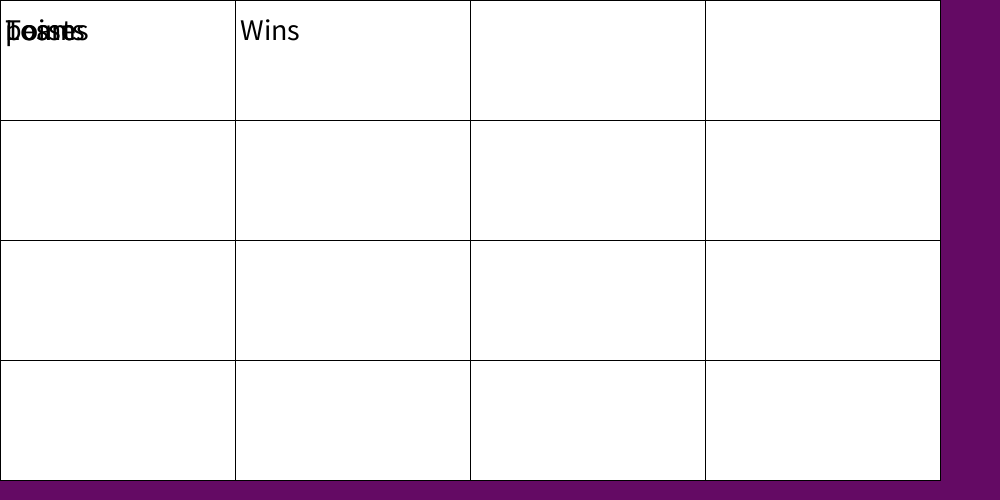
Frame 1 (no input)
Frame 60 (the mouse pressed at the canvas centre just before this capture): identical to frame 1, image omitted
Frame 120 (the mouse held since frame 60 and released just before this capture): identical to frame 1, image omitted

The Processing sketch that drew this single still picture (run headless with seeded random() and noise(); from frame 60 on, the mouse is pressed at the canvas centre):

// Processing sketch: Assignment_5
// ── Assignment_5.pde
/**
 * <processing-console-1-ascii-art>
 * by <Jacob Rhoads>
 * 
 * <This program is used in making code into pictures/animation>
 * 
 */
 
 void setup() {
   String team1name = "Edmonton Oilers";
    println("The first teams name is Edmonton Oilers");
   String team2name = "Edmonton Eskimos";
    println("The second teams name is Edmonton Eskimos");
   String team3name = "Calgary Flames";
    println("The third teams name is Calgary Flames");
    println(" ");
    println(" ");
   int team1wins = 10;
   int team2wins = 5;
   int team3wins = 0;
   int team1losses = 2;
   int team2losses = 2;
   int team3losses = 5;
   int team1points = 20;
   int team2points = 10;
   int team3points = 0;
    println("Team  \t          Wins   \t Losses   \t  points");
    println(team1name+"\t"+team1wins+"\t "+team1losses+"\t  "+team1points);
    println(team2name+"\t"+team2wins+"\t "+team2losses+"\t  "+team2points);
    println(team3name+"\t"+team3wins+"\t "+team3losses+"\t  "+team3points);
 size(1000, 500);
}

void draw() {
background(100, 10, 100); 
for (int x=0; x<4; x++){
 for (int y=0; y<4; y++){
   fill(255);
rect(235*x,120*y,235,120);
}
}
 fill(0);
 textSize(30);
text("Team",5,40);
text("Wins",240,40);
text("Losses",5,40);
text("points",5,40);
}
